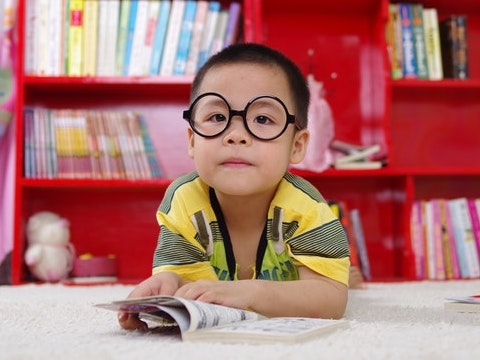
#> input picture Fundamentals of Computer Vision & Image Processing in Python/week1_python/data/images/boy.jpg, 480 x 360 px; the run also reads 1 picture not shown here
$ jupyter execute 4_Displaying_an_image.ipynb   (shell and % lines are left out)
#> lines starting #> are read from the running program, lines starting #| are printed output that depends on the picture
# <font style="color:rgb(50,120,229)">Displaying an Image</font>
In the previous section, we printed out the Image matrix and were able to make out what the image was. However, this is not the correct way to visualize images as it wont be possible to print large arrays and make out anything.

Let's see how we should display the images so that it looks more familiar!

We can use two functions for displaying an image.

### <font style="color:rgb(200,0,0)">NOTE </font>

One important thing to note while displaying images is the datatype of the image. The display functions expect the images to be in the following format.
1. If the image is in float data type, then the range of values should be between 0 and 1.
1. If the image is in int data type, then the range of values should be between 0 and 255.

Keep this in mind to avoid undesirable outputs while displaying the images.

## <font style="color:rgb(50,120,229)">1. Matplotlib's imshow</font>
This function will be used when we want to display the image in Jupyter Notebook.

### <font style="color:rgb(8,133,37)">Function Syntax</font>

```Python:
None	=	plt.imshow( mat )
```
**Parameters**
- **`mat`** - Image to be displayed.

This function takes a many arguments but has only 1 mandatory argument. You can have a look at the [documentation](https://matplotlib.org/3.1.0/api/_as_gen/matplotlib.pyplot.imshow.html) to see what are the other arguments available.

[cell 1]
# Import libraries
import cv2
import numpy as np
from dataPath import DATA_PATH
import matplotlib.pyplot as plt

[cell 2]
import matplotlib
matplotlib.rcParams['figure.figsize'] = (6.0, 6.0)
matplotlib.rcParams['image.cmap'] = 'gray'

[cell 3]
imagePath = DATA_PATH + "/images/number_zero.jpg"

# Read image in Grayscale format
testImage = cv2.imread(imagePath,0)
plt.imshow(testImage)
plt.colorbar()
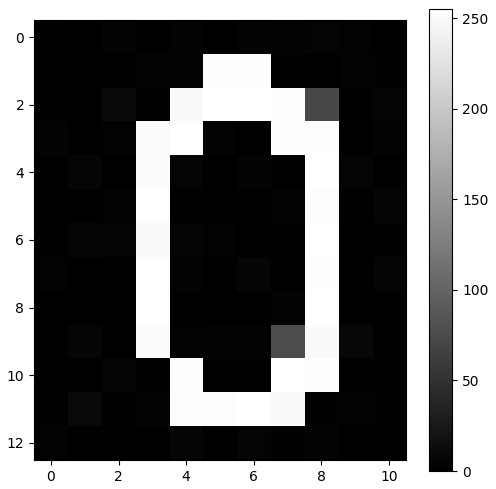
#> figure drawn by matplotlib, 2 panels

## <font style="color:rgb(50,120,229)">2. OpenCV's imshow</font>
This function will be used when we are running the Python script from command line.

### <font style="color:rgb(8,133,37)">Function Syntax</font>

```Python:
None	=	cv2.imshow(	winname, mat	)
```
**Parameters**
- **`winname`** - Name of the window.
- **`mat`** - Image to be displayed.

[cell 4]
# Read an image
boy = cv2.imread(DATA_PATH + "/images/boy.jpg")
#> boy is the input picture: shape (360, 480, 3); mean B, G, R 111.8, 115.3, 174.3
# Display the image using imshow
cv2.imshow("Boy", boy)
# Wait for user to press a key
cv2.waitKey(0)
# Destroy the window
cv2.destroyAllWindows()
